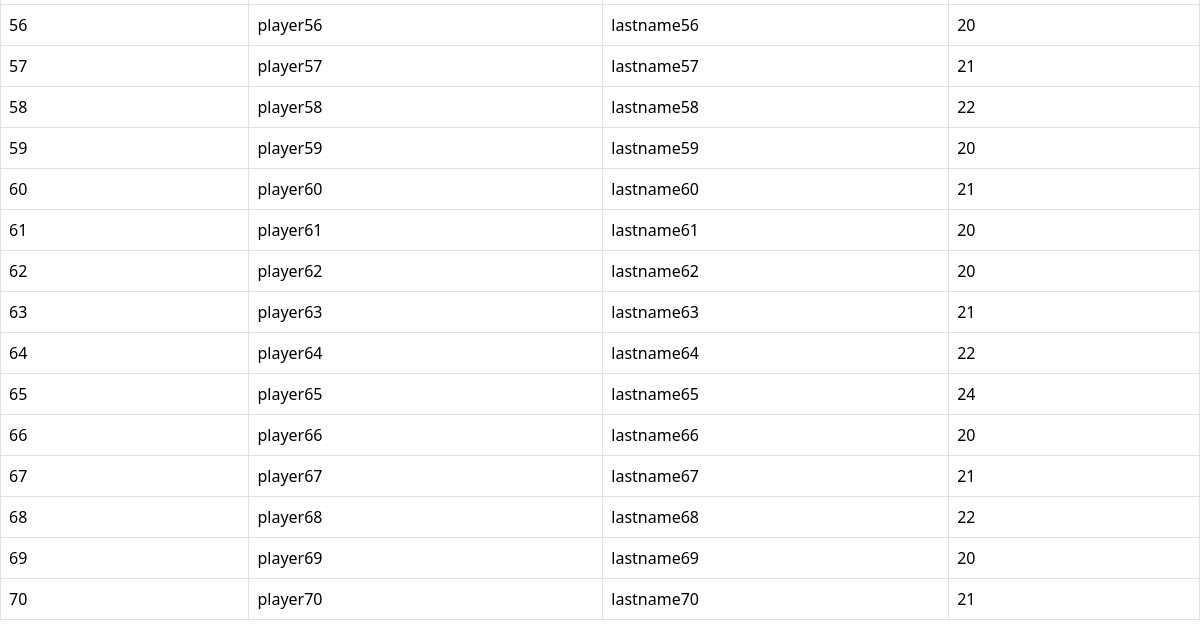
The app's page / (lower part), older data.
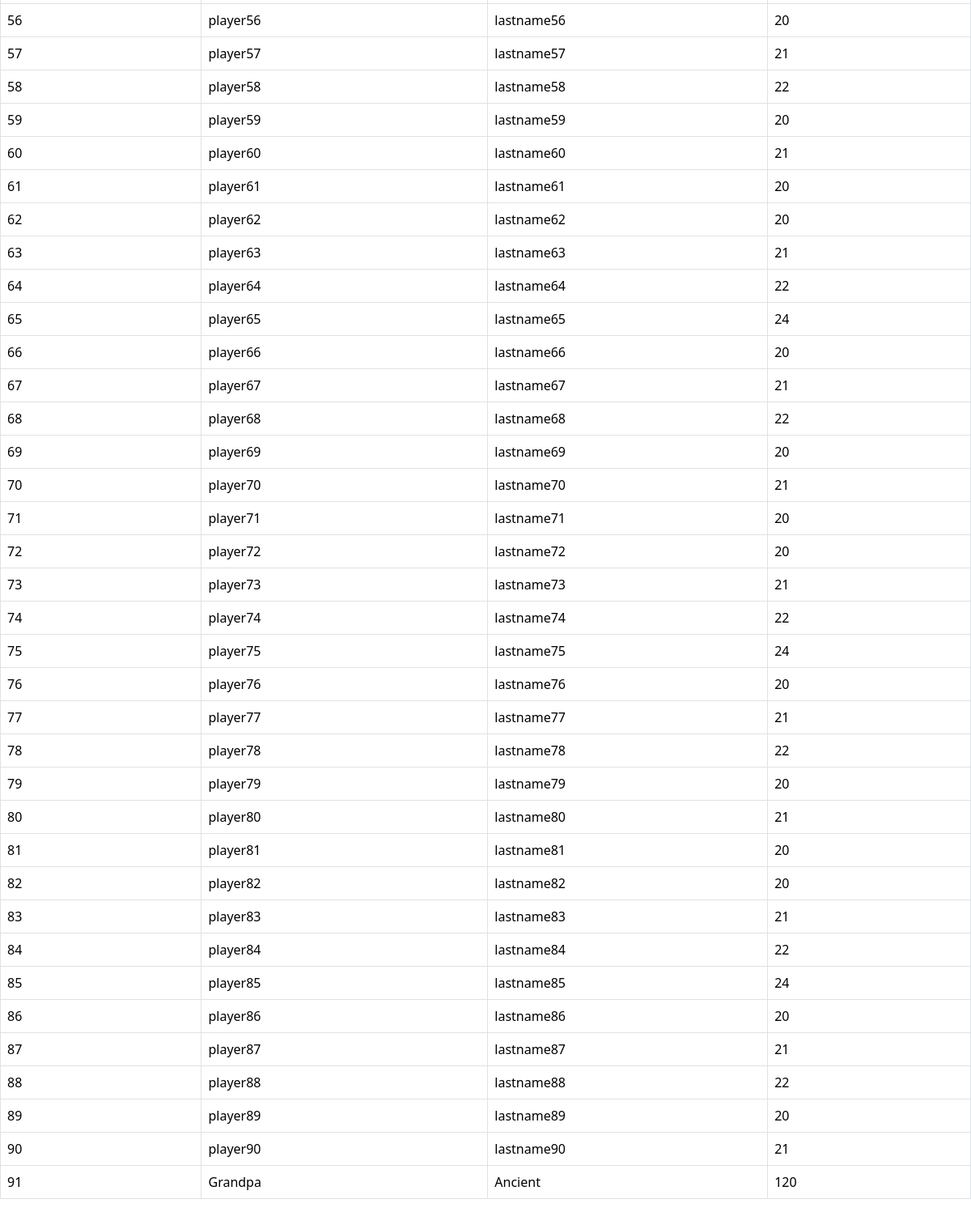
The same page, newer data.
### tables this page shows
CREATE TABLE players (
    p_player_key decimal(3,0) not null,
    p_player_firstname varchar(25) not null,
    p_player_lastname varchar(25) not null,
    p_player_age decimal(3,0) not null
);

### flask_app.py (the view)
@app.route("/")
def index():
    conn = get_conn(db)
    cursor = conn.cursor()
    cursor.execute('SELECT * FROM players')
    players = cursor.fetchall()
    cursor.execute('SELECT * FROM teams')
    teams = cursor.fetchall()
    cursor.execute('SELECT * FROM coaches')
    coaches = cursor.fetchall()
    close_conn(conn)
    return render_template("index.html",players=players,teams=teams,coaches=coaches)

### flask_app.py (called while the page is built)
def get_conn(_db):
    conn = None
    try:
        conn = sqlite3.connect(_db)
    except Error as e:
        print(e)
    return conn

def close_conn(_conn):
    try:
        _conn.close()
    except Error as e:
        print(e)
    return

### templates/index.html (shortened to what this page needs)
<!DOCTYPE html>
<html>
    <head>
        <link href="https://cdn.jsdelivr.net/npm/bootstrap@5.3.2/dist/css/bootstrap.min.css" rel="stylesheet">
        <link href="{{url_for('static', filename='assets/css/custom.css')}}" rel="stylesheet">
    </head>
    <body>
    <div class="tab-content" id="table-tabs-content">
        <div class="tab-pane fade show active" id="players" role="tabpanel" aria-labelledby="players-tab" tabindex="0">
            <div class="table-responsive">
                <table class="table table-bordered">
                    {%for column in players%}
                        <tr>
                            <td>{{column[0]}}</td>
                            <td>{{column[1]}}</td>
                            <td>{{column[2]}}</td>
                            <td>{{column[3]}}</td>
                        </tr>
                    {%endfor%}
                </table>
            </div>
        </div>
    </div>
    </body>
</html>

Row changes from the older to the newer data that the page shows:
added players: p_player_key "71", p_player_firstname "player71", p_player_lastname "lastname71", p_player_age "20"
added players: p_player_key "72", p_player_firstname "player72", p_player_lastname "lastname72", p_player_age "20"
added players: p_player_key "73", p_player_firstname "player73", p_player_lastname "lastname73", p_player_age "21"
added players: p_player_key "74", p_player_firstname "player74", p_player_lastname "lastname74", p_player_age "22"
added players: p_player_key "75", p_player_firstname "player75", p_player_lastname "lastname75", p_player_age "24"
added players: p_player_key "76", p_player_firstname "player76", p_player_lastname "lastname76", p_player_age "20"
added players: p_player_key "77", p_player_firstname "player77", p_player_lastname "lastname77", p_player_age "21"
added players: p_player_key "78", p_player_firstname "player78", p_player_lastname "lastname78", p_player_age "22"
added players: p_player_key "79", p_player_firstname "player79", p_player_lastname "lastname79", p_player_age "20"
added players: p_player_key "80", p_player_firstname "player80", p_player_lastname "lastname80", p_player_age "21"
added players: p_player_key "81", p_player_firstname "player81", p_player_lastname "lastname81", p_player_age "20"
added players: p_player_key "82", p_player_firstname "player82", p_player_lastname "lastname82", p_player_age "20"
added players: p_player_key "83", p_player_firstname "player83", p_player_lastname "lastname83", p_player_age "21"
added players: p_player_key "84", p_player_firstname "player84", p_player_lastname "lastname84", p_player_age "22"
added players: p_player_key "85", p_player_firstname "player85", p_player_lastname "lastname85", p_player_age "24"
added players: p_player_key "86", p_player_firstname "player86", p_player_lastname "lastname86", p_player_age "20"
added players: p_player_key "87", p_player_firstname "player87", p_player_lastname "lastname87", p_player_age "21"
added players: p_player_key "88", p_player_firstname "player88", p_player_lastname "lastname88", p_player_age "22"
added players: p_player_key "89", p_player_firstname "player89", p_player_lastname "lastname89", p_player_age "20"
added players: p_player_key "90", p_player_firstname "player90", p_player_lastname "lastname90", p_player_age "21"
added players: p_player_key "91", p_player_firstname "Grandpa", p_player_lastname "Ancient", p_player_age "120"
